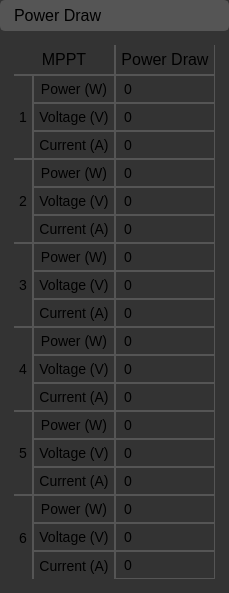
        <widget class="QWidget" name="powerDrawWindow" native="true">
         <property name="styleSheet">
          <string notr="true">QWidget {
	background: rgb(51, 51, 51);
	border-style:solid;
	border-width: 2px;
	border-radius: 5px;
	border-color: rgb(51, 51, 51);
	padding: 9px;
}

QLabel {
	alignment: center;
	padding: 1px;
}</string>
         </property>
         <layout class="QVBoxLayout" name="verticalLayout_8">
          <property name="spacing">
           <number>0</number>
          </property>
          <property name="leftMargin">
           <number>0</number>
          </property>
          <property name="topMargin">
           <number>0</number>
          </property>
          <property name="rightMargin">
           <number>0</number>
          </property>
          <property name="bottomMargin">
           <number>0</number>
          </property>
          <item>
           <widget class="QWidget" name="powerDrawTitleBar" native="true">
            <property name="maximumSize">
             <size>
              <width>16777215</width>
              <height>35</height>
             </size>
            </property>
            <property name="styleSheet">
             <string notr="true">QWidget {
	background: rgb(85, 85, 85);
	border-color: rgb(85, 85, 85);
	padding: 2px;
}</string>
            </property>
            <layout class="QHBoxLayout" name="horizontalLayout_9">
             <property name="spacing">
              <number>9</number>
             </property>
             <property name="leftMargin">
              <number>9</number>
             </property>
             <property name="topMargin">
              <number>4</number>
             </property>
             <property name="rightMargin">
              <number>9</number>
             </property>
             <property name="bottomMargin">
              <number>4</number>
             </property>
             <item>
              <widget class="QLabel" name="powerDrawTitleLabel">
               <property name="styleSheet">
                <string notr="true">border-style: none;</string>
               </property>
               <property name="text">
                <string>&lt;html&gt;&lt;head/&gt;&lt;body&gt;&lt;p&gt;&lt;span style=&quot; font-size:12pt;&quot;&gt;Power Draw&lt;/span&gt;&lt;/p&gt;&lt;/body&gt;&lt;/html&gt;</string>
               </property>
              </widget>
             </item>
            </layout>
           </widget>
          </item>
          <item>
           <layout class="QGridLayout" name="powerDrawContentLayout" rowstretch="0">
            <property name="leftMargin">
             <number>9</number>
            </property>
            <property name="topMargin">
             <number>9</number>
            </property>
            <property name="rightMargin">
             <number>9</number>
            </property>
            <property name="bottomMargin">
             <number>9</number>
            </property>
            <property name="verticalSpacing">
             <number>9</number>
            </property>
            <item row="0" column="0">
             <widget class="QWidget" name="powerDrawContent" native="true">
              <property name="styleSheet">
               <string notr="true">QLabel {
	border: 1px solid rgb(85, 85, 85);
	padding: 5px;
	border-radius: 0px;
	qproperty-alignment: AlignCenter;
	font-size: 14px;
}</string>
              </property>
              <layout class="QGridLayout" name="gridLayout_19">
               <property name="leftMargin">
                <number>5</number>
               </property>
               <property name="topMargin">
                <number>5</number>
               </property>
               <property name="rightMargin">
                <number>5</number>
               </property>
               <property name="bottomMargin">
                <number>5</number>
               </property>
               <property name="spacing">
                <number>0</number>
               </property>
               <item row="0" column="0">
                <layout class="QGridLayout" name="powerDrawLayout">
                 <property name="spacing">
                  <number>0</number>
                 </property>
                 <item row="0" column="1">
                  <widget class="QLabel" name="powerPowerDrawLabel">
                   <property name="minimumSize">
                    <size>
                     <width>100</width>
                     <height>0</height>
                    </size>
                   </property>
                   <property name="styleSheet">
                    <string notr="true">border-top: none;</string>
                   </property>
                   <property name="text">
                    <string>&lt;html&gt;&lt;head/&gt;&lt;body&gt;&lt;p&gt;&lt;span style=&quot; font-size:12pt;&quot;&gt;Power Draw&lt;/span&gt;&lt;/p&gt;&lt;/body&gt;&lt;/html&gt;</string>
                   </property>
                   <property name="alignment">
                    <set>Qt::AlignCenter</set>
                   </property>
                  </widget>
                 </item>
                 <item row="6" column="0">
                  <layout class="QGridLayout" name="power6MPPTLayout">
                   <property name="spacing">
                    <number>0</number>
                   </property>
                   <item row="0" column="1">
                    <widget class="QLabel" name="power6Label">
                     <property name="text">
                      <string>Power (W)</string>
                     </property>
                     <property name="alignment">
                      <set>Qt::AlignCenter</set>
                     </property>
                    </widget>
                   </item>
                   <item row="2" column="1">
                    <widget class="QLabel" name="power6CurrentLabel">
                     <property name="styleSheet">
                      <string notr="true">border-bottom: none;</string>
                     </property>
                     <property name="text">
                      <string>Current (A)</string>
                     </property>
                     <property name="alignment">
                      <set>Qt::AlignCenter</set>
                     </property>
                    </widget>
                   </item>
                   <item row="1" column="1">
                    <widget class="QLabel" name="power6VoltageLabel">
                     <property name="text">
                      <string>Voltage (V)</string>
                     </property>
                     <property name="alignment">
                      <set>Qt::AlignCenter</set>
                     </property>
                    </widget>
                   </item>
                   <item row="0" column="0" rowspan="3">
                    <widget class="QLabel" name="power6PowerLabel">
                     <property name="styleSheet">
                      <string notr="true">border-left: none;
border-bottom: none;</string>
                     </property>
                     <property name="text">
                      <string>6</string>
                     </property>
                     <property name="alignment">
                      <set>Qt::AlignCenter</set>
                     </property>
                    </widget>
                   </item>
                  </layout>
                 </item>
                 <item row="2" column="0">
                  <layout class="QGridLayout" name="power2MPPTLayout">
                   <property name="spacing">
                    <number>0</number>
                   </property>
                   <item row="0" column="1">
                    <widget class="QLabel" name="power2PowerLabel">
                     <property name="text">
                      <string>Power (W)</string>
                     </property>
                     <property name="alignment">
                      <set>Qt::AlignCenter</set>
                     </property>
                    </widget>
                   </item>
                   <item row="1" column="1">
                    <widget class="QLabel" name="power2VoltageLabel">
                     <property name="text">
                      <string>Voltage (V)</string>
                     </property>
                     <property name="alignment">
                      <set>Qt::AlignCenter</set>
                     </property>
                    </widget>
                   </item>
                   <item row="2" column="1">
                    <widget class="QLabel" name="power2CurrentLabel">
                     <property name="text">
                      <string>Current (A)</string>
                     </property>
                     <property name="alignment">
                      <set>Qt::AlignCenter</set>
                     </property>
                    </widget>
                   </item>
                   <item row="0" column="0" rowspan="3">
                    <widget class="QLabel" name="power2Label">
                     <property name="styleSheet">
                      <string notr="true">border-left: none;</string>
                     </property>
                     <property name="text">
                      <string>2</string>
                     </property>
                     <property name="alignment">
                      <set>Qt::AlignCenter</set>
                     </property>
                    </widget>
                   </item>
                  </layout>
                 </item>
                 <item row="5" column="0">
                  <layout class="QGridLayout" name="power5MPPTLayout">
                   <property name="spacing">
                    <number>0</number>
                   </property>
                   <item row="1" column="1">
                    <widget class="QLabel" name="power5VoltageLabel">
                     <property name="text">
                      <string>Voltage (V)</string>
                     </property>
                     <property name="alignment">
                      <set>Qt::AlignCenter</set>
                     </property>
                    </widget>
                   </item>
                   <item row="0" column="1">
                    <widget class="QLabel" name="power5PowerLabel">
                     <property name="text">
                      <string>Power (W)</string>
                     </property>
                     <property name="alignment">
                      <set>Qt::AlignCenter</set>
                     </property>
                    </widget>
                   </item>
                   <item row="2" column="1">
                    <widget class="QLabel" name="power5CurrentLabel">
                     <property name="text">
                      <string>Current (A)</string>
                     </property>
                     <property name="alignment">
                      <set>Qt::AlignCenter</set>
                     </property>
                    </widget>
                   </item>
                   <item row="0" column="0" rowspan="3">
                    <widget class="QLabel" name="power5Label">
                     <property name="styleSheet">
                      <string notr="true">border-left: none;</string>
                     </property>
                     <property name="text">
                      <string>5</string>
                     </property>
                     <property name="alignment">
                      <set>Qt::AlignCenter</set>
                     </property>
                    </widget>
                   </item>
                  </layout>
                 </item>
                 <item row="0" column="0">
                  <widget class="QLabel" name="powerDrawMPPTLabel">
                   <property name="maximumSize">
                    <size>
                     <width>999999</width>
                     <height>50</height>
                    </size>
                   </property>
                   <property name="styleSheet">
                    <string notr="true">border-top: none;
border-left: none;</string>
                   </property>
                   <property name="text">
                    <string>&lt;html&gt;&lt;head/&gt;&lt;body&gt;&lt;p&gt;&lt;span style=&quot; font-size:12pt;&quot;&gt;MPPT&lt;/span&gt;&lt;/p&gt;&lt;/body&gt;&lt;/html&gt;</string>
                   </property>
                   <property name="textFormat">
                    <enum>Qt::RichText</enum>
                   </property>
                   <property name="alignment">
                    <set>Qt::AlignCenter</set>
                   </property>
                  </widget>
                 </item>
                 <item row="1" column="0">
                  <layout class="QGridLayout" name="power1MPPTLayout">
                   <property name="spacing">
                    <number>0</number>
                   </property>
                   <item row="3" column="1">
                    <widget class="QLabel" name="power1CurrentLabel">
                     <property name="text">
                      <string>Current (A)</string>
                     </property>
                     <property name="alignment">
                      <set>Qt::AlignCenter</set>
                     </property>
                    </widget>
                   </item>
                   <item row="2" column="1">
                    <widget class="QLabel" name="power1VoltageLabel">
                     <property name="text">
                      <string>Voltage (V)</string>
                     </property>
                     <property name="alignment">
                      <set>Qt::AlignCenter</set>
                     </property>
                    </widget>
                   </item>
                   <item row="1" column="1">
                    <widget class="QLabel" name="power1PowerLabel">
                     <property name="text">
                      <string>Power (W)</string>
                     </property>
                     <property name="alignment">
                      <set>Qt::AlignCenter</set>
                     </property>
                    </widget>
                   </item>
                   <item row="1" column="0" rowspan="3">
                    <widget class="QLabel" name="power1Label">
                     <property name="styleSheet">
                      <string notr="true">border-left: none;</string>
                     </property>
                     <property name="text">
                      <string>1</string>
                     </property>
                     <property name="alignment">
                      <set>Qt::AlignCenter</set>
                     </property>
                    </widget>
                   </item>
                  </layout>
                 </item>
                 <item row="3" column="0">
                  <layout class="QGridLayout" name="power3MPPTLayout">
                   <property name="spacing">
                    <number>0</number>
                   </property>
                   <item row="0" column="1">
                    <widget class="QLabel" name="power3PowerLabel">
                     <property name="text">
                      <string>Power (W)</string>
                     </property>
                     <property name="alignment">
                      <set>Qt::AlignCenter</set>
                     </property>
                    </widget>
                   </item>
                   <item row="1" column="1">
                    <widget class="QLabel" name="power3VoltageLabel">
                     <property name="text">
                      <string>Voltage (V)</string>
                     </property>
                     <property name="alignment">
                      <set>Qt::AlignCenter</set>
                     </property>
                    </widget>
                   </item>
                   <item row="2" column="1">
                    <widget class="QLabel" name="power3CurrentLabel">
                     <property name="text">
                      <string>Current (A)</string>
                     </property>
                     <property name="alignment">
                      <set>Qt::AlignCenter</set>
                     </property>
                    </widget>
                   </item>
                   <item row="0" column="0" rowspan="3">
                    <widget class="QLabel" name="power3Label">
                     <property name="styleSheet">
                      <string notr="true">border-left: none;</string>
                     </property>
                     <property name="text">
                      <string>3</string>
                     </property>
                     <property name="alignment">
                      <set>Qt::AlignCenter</set>
                     </property>
                    </widget>
                   </item>
                  </layout>
                 </item>
                 <item row="4" column="0">
                  <layout class="QGridLayout" name="power4MPPTLayout">
                   <property name="spacing">
                    <number>0</number>
                   </property>
                   <item row="0" column="1">
                    <widget class="QLabel" name="power4PowerLabel">
                     <property name="text">
                      <string>Power (W)</string>
                     </property>
                     <property name="alignment">
                      <set>Qt::AlignCenter</set>
                     </property>
                    </widget>
                   </item>
                   <item row="2" column="1">
                    <widget class="QLabel" name="power4CurrentLabel">
                     <property name="text">
                      <string>Current (A)</string>
                     </property>
                     <property name="alignment">
                      <set>Qt::AlignCenter</set>
                     </property>
                    </widget>
                   </item>
                   <item row="1" column="1">
                    <widget class="QLabel" name="power4VoltageLabel">
                     <property name="text">
                      <string>Voltage (V)</string>
                     </property>
                     <property name="alignment">
                      <set>Qt::AlignCenter</set>
                     </property>
                    </widget>
                   </item>
                   <item row="0" column="0" rowspan="3">
                    <widget class="QLabel" name="power4Label">
                     <property name="styleSheet">
                      <string notr="true">border-left: none;</string>
                     </property>
                     <property name="text">
                      <string>4</string>
                     </property>
                     <property name="alignment">
                      <set>Qt::AlignCenter</set>
                     </property>
                    </widget>
                   </item>
                  </layout>
                 </item>
                 <item row="1" column="1">
                  <layout class="QVBoxLayout" name="power1PowerLayout">
                   <property name="spacing">
                    <number>0</number>
                   </property>
                   <item>
                    <widget class="QLabel" name="power1PowerOut">
                     <property name="text">
                      <string>0</string>
                     </property>
                    </widget>
                   </item>
                   <item>
                    <widget class="QLabel" name="power1VoltageOut">
                     <property name="text">
                      <string>0</string>
                     </property>
                    </widget>
                   </item>
                   <item>
                    <widget class="QLabel" name="power1CurrentOut">
                     <property name="text">
                      <string>0</string>
                     </property>
                    </widget>
                   </item>
                  </layout>
                 </item>
                 <item row="2" column="1">
                  <layout class="QVBoxLayout" name="power2PowerLayout">
                   <property name="spacing">
                    <number>0</number>
                   </property>
                   <item>
                    <widget class="QLabel" name="power2PowerValue">
                     <property name="text">
                      <string>0</string>
                     </property>
                    </widget>
                   </item>
                   <item>
                    <widget class="QLabel" name="power2VoltageValue">
                     <property name="text">
                      <string>0</string>
                     </property>
                    </widget>
                   </item>
                   <item>
                    <widget class="QLabel" name="power2CurrentValue">
                     <property name="text">
                      <string>0</string>
                     </property>
                    </widget>
                   </item>
                  </layout>
                 </item>
                 <item row="3" column="1">
                  <layout class="QVBoxLayout" name="power3PowerLayout">
                   <property name="spacing">
                    <number>0</number>
                   </property>
                   <item>
                    <widget class="QLabel" name="power3PowerValue">
                     <property name="text">
                      <string>0</string>
                     </property>
                    </widget>
                   </item>
                   <item>
                    <widget class="QLabel" name="power3VoltageValue">
                     <property name="text">
                      <string>0</string>
                     </property>
                    </widget>
                   </item>
                   <item>
                    <widget class="QLabel" name="power3CurrentValue">
                     <property name="text">
                      <string>0</string>
                     </property>
                    </widget>
                   </item>
                  </layout>
                 </item>
                 <item row="4" column="1">
                  <layout class="QVBoxLayout" name="power4PowerLayout">
                   <property name="spacing">
                    <number>0</number>
                   </property>
                   <item>
                    <widget class="QLabel" name="power4PowerValue">
                     <property name="text">
                      <string>0</string>
                     </property>
                    </widget>
                   </item>
                   <item>
                    <widget class="QLabel" name="power4VoltageValue">
                     <property name="text">
                      <string>0</string>
                     </property>
                    </widget>
                   </item>
                   <item>
                    <widget class="QLabel" name="power4CurrentValue">
                     <property name="text">
                      <string>0</string>
                     </property>
                    </widget>
                   </item>
                  </layout>
                 </item>
                 <item row="5" column="1">
                  <layout class="QVBoxLayout" name="power5PowerLayout">
                   <property name="spacing">
                    <number>0</number>
                   </property>
                   <item>
                    <widget class="QLabel" name="power5PowerValue">
                     <property name="text">
                      <string>0</string>
                     </property>
                    </widget>
                   </item>
                   <item>
                    <widget class="QLabel" name="power5VoltageValue">
                     <property name="text">
                      <string>0</string>
                     </property>
                    </widget>
                   </item>
                   <item>
                    <widget class="QLabel" name="power5CurrentValue">
                     <property name="text">
                      <string>0</string>
                     </property>
                    </widget>
                   </item>
                  </layout>
                 </item>
                 <item row="6" column="1">
                  <layout class="QVBoxLayout" name="power6PowerLayout">
                   <property name="spacing">
                    <number>0</number>
                   </property>
                   <item>
                    <widget class="QLabel" name="power6PowerValue">
                     <property name="text">
                      <string>0</string>
                     </property>
                    </widget>
                   </item>
                   <item>
                    <widget class="QLabel" name="power6VoltageValue">
                     <property name="text">
                      <string>0</string>
                     </property>
                    </widget>
                   </item>
                   <item>
                    <widget class="QLabel" name="power6CurrentValue">
                     <property name="text">
                      <string>0</string>
                     </property>
                    </widget>
                   </item>
                  </layout>
                 </item>
                </layout>
               </item>
              </layout>
             </widget>
            </item>
           </layout>
          </item>
         </layout>
        </widget>
